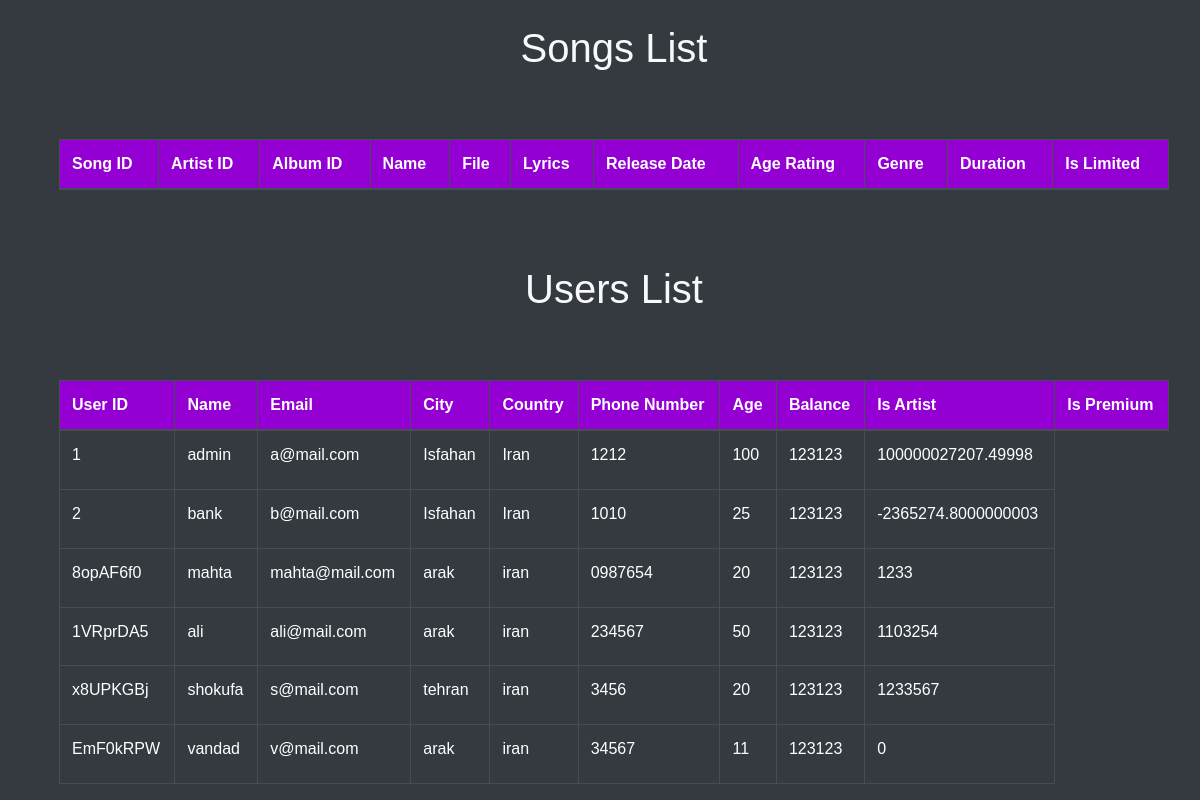
The page /participant on the database as committed earlier.
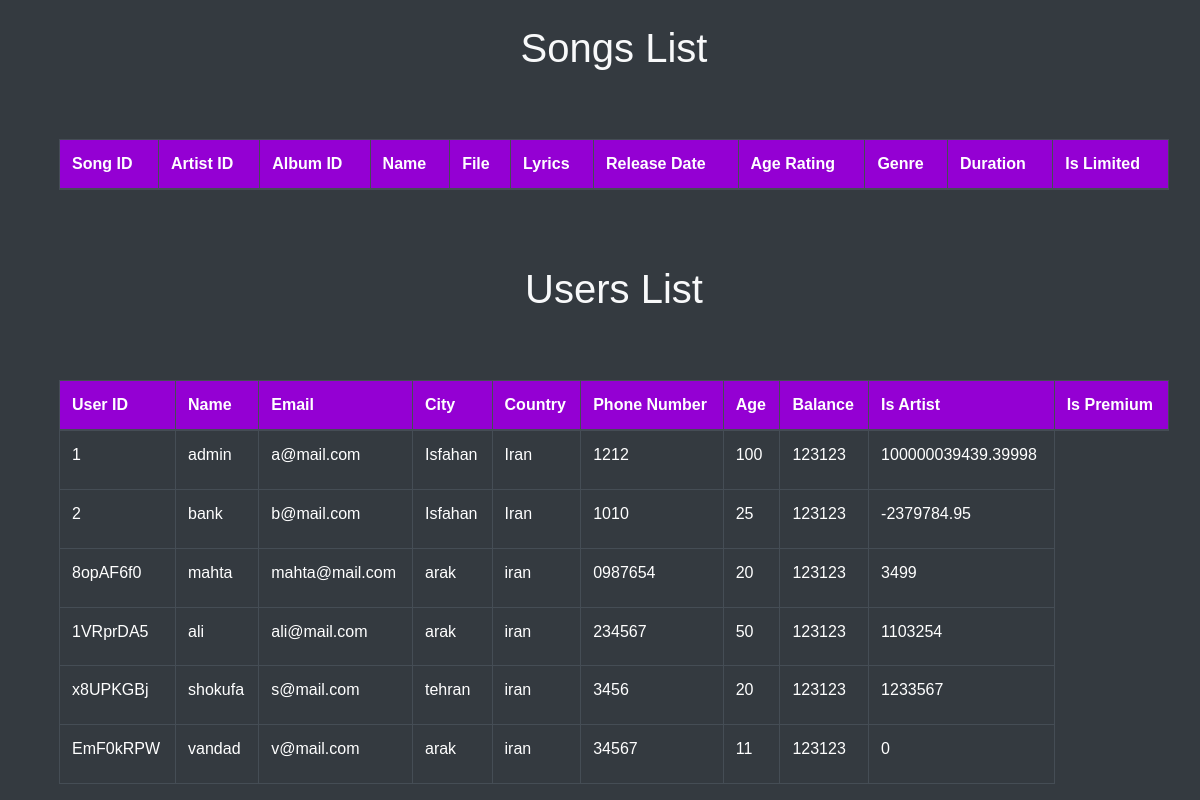
The same page on the database as committed later.
### tables this page shows
CREATE TABLE USERS (
            user_id TEXT PRIMARY KEY,
            name TEXT,
            email TEXT,
            city TEXT,
            country TEXT,
            phone TEXT,
            age INTEGER CHECK(age >= 9 AND age <= 120),
            password TEXT,
            balance INTEGER DEFAULT 0,
            is_artist BOOLEAN DEFAULT 0,
            is_premium BOOLEAN DEFAULT 0
        );

### app.py (the view)
@app.route("/participant")
def participants():
    with sqlite3.connect("database.db") as connect:
        cursor = connect.cursor()
        cursor.execute("SELECT * FROM USERS")
        data = cursor.fetchall()
    return render_template("participants.html", data=data)

### templates/participants.html (shortened to what this page needs)
<!DOCTYPE html>
<html lang="en">
<head>
    <link rel="stylesheet" href="https://stackpath.bootstrapcdn.com/bootstrap/4.5.2/css/bootstrap.min.css">
    <link rel="stylesheet" type="text/css" href="{{ url_for('static', filename='css/style.css') }}">
</head>
<body class="bg-dark text-light">
    <div class="container mt-4">
        <h1 class="text-center">Songs List</h1>
        <table class="table table-dark table-bordered">
            <thead>
                <tr>
                    <th>Song ID</th>
                    <th>Artist ID</th>
                    <th>Album ID</th>
                    <th>Name</th>
                    <th>File</th>
                    <th>Lyrics</th>
                    <th>Release Date</th>
                    <th>Age Rating</th>
                    <th>Genre</th>
                    <th>Duration</th>
                    <th>Is Limited</th>
                </tr>
            </thead>
            <tbody>
            </tbody>
        </table>
        <h1 class="text-center">Users List</h1>
        <table class="table table-dark table-bordered">
            <thead>
                <tr>
                    <th>User ID</th>
                    <th>Name</th>
                    <th>Email</th>
                    <th>City</th>
                    <th>Country</th>
                    <th>Phone Number</th>
                    <th>Age</th>
                    <th>Balance</th>
                    <th>Is Artist</th>
                    <th>Is Premium</th>
                </tr>
            </thead>
            <tbody>
                {% for participant in data %}
                <tr>
                    <td>{{ participant[0] }}</td>
                    <td>{{ participant[1] }}</td>
                    <td>{{ participant[2] }}</td>
                    <td>{{ participant[3] }}</td>
                    <td>{{ participant[4] }}</td>
                    <td>{{ participant[5] }}</td>
                    <td>{{ participant[6] }}</td>
                    <td>{{ participant[7] }}</td>
                    <td>{{ participant[8] }}</td>
                </tr>
                {% endfor %}
            </tbody>
        </table>
    </div>
</body>
</html>

### static/css/style.css (style rules this page uses)
:root { --border-in: #9400d3; --border-out: hsl(0, 0%, 22%); --border-header: #383838; --background-main-card: #1e1e1f; --background-body: #000; --background-sub-div-card: #202022; --background-sub-div-card-2: rgba(44, 43, 43, 0.923); --background-header-title: hsl(240, 1%, 17%); --background-header-title-1: hsl(240, 1%, 20%); --box-shadow-1: 0 0 15px #111; --box-shadow-2: 0 0 10px #222; --box-shadow-3: 0 0 10px rgba(0, 0, 0, 0.722); font-family: "Poppins", sans-serif; --font-color-1: #fff; --font-color-2: #e2e2e2; --font-color-3: #d6d6d6bf; --font-color-4: #9400d3; --font-color-5: #000; --font-size-0: 28px; --font-size-1: 26px; --font-size-2: 18px; --font-size-3: 16px; --font-size-4: 12px; }
body { background-color:#e2e2e2; box-sizing: border-box; margin: 0; display: flex; flex-direction: column; min-height: 100vh; font-family: Arial, sans-serif; }
table { width: 100%; border-collapse: collapse; }
th, td { padding: 8px; text-align: left; border-bottom: 1px solid #ddd; }
.container { display: flex; flex-wrap: wrap; justify-content: center; flex-grow: 1; margin-right: 1rem; }

### templates/participants.html (style rules this page uses)
body { background-color: #1e1e1f; color: #ffffff; }
table, th, td { border: 1px solid #9400d3; border-collapse: collapse; padding: 8px; color: #ffffff; }
th { background-color: #9400d3; }

Rows that differ between the two databases and show on the page:
changed USERS "admin": balance "100000027207.49998" → "100000039439.39998"
changed USERS "bank": balance "-2365274.8000000003" → "-2379784.95"
changed USERS "8opAF6f0": balance "1233" → "3499"
